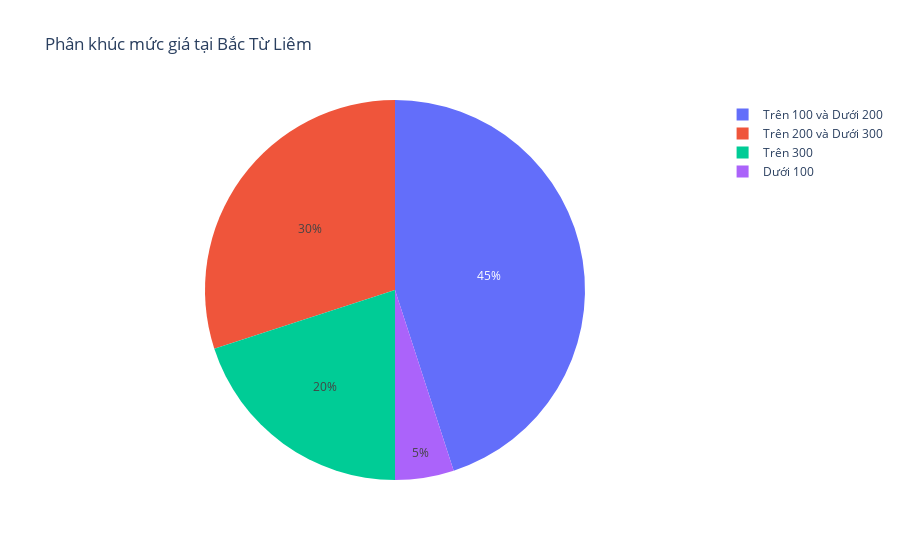

This figure's notebook cell:
### Code cell
import plotly.express as px

data_to_plot = {
    "Phân khúc": ["Dưới 100", "Trên 100 và Dưới 200", "Trên 200 và Dưới 300", "Trên 300"],
    "Phần trăm": [num_price1, num_price2, num_price3, num_price4]
}

# Tạo biểu đồ tròn
fig = px.pie(
    data_to_plot, 
    names="Phân khúc", 
    values="Phần trăm", 
    title="Phân khúc mức giá tại " + area_name
)

# Hiển thị biểu đồ
fig.show()

### Figure 1 — Plotly figure (JSON) as saved in the notebook; plotly's stock layout.template omitted (floating-point values rounded to 4 significant figures)
{"data": [{"domain": {"x": [0, 1], "y": [0, 1]}, "hovertemplate": "Phân khúc=%{label}<br>Phần trăm=%{value}<extra></extra>", "labels": ["Dưới 100", "Trên 100 và Dưới 200", "Trên 200 và Dưới 300", "Trên 300"], "legendgroup": "", "name": "", "showlegend": true, "type": "pie", "values": [5, 45, 30, 20]}], "layout": {"legend": {"tracegroupgap": 0}, "title": {"text": "Phân khúc mức giá tại Bắc Từ Liêm"}}}
